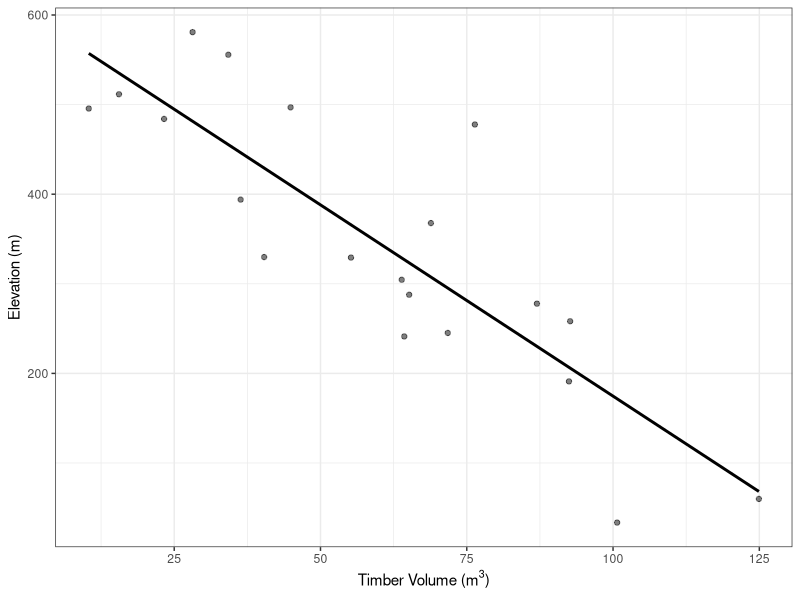
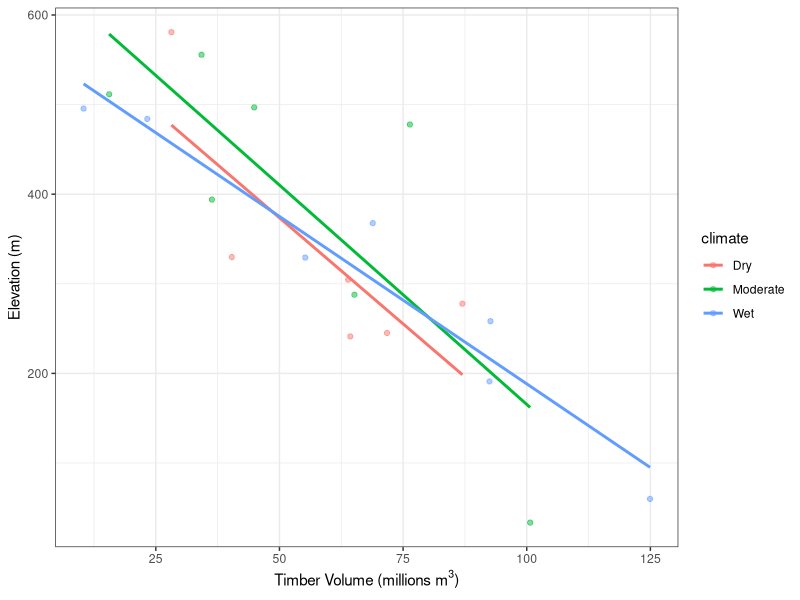
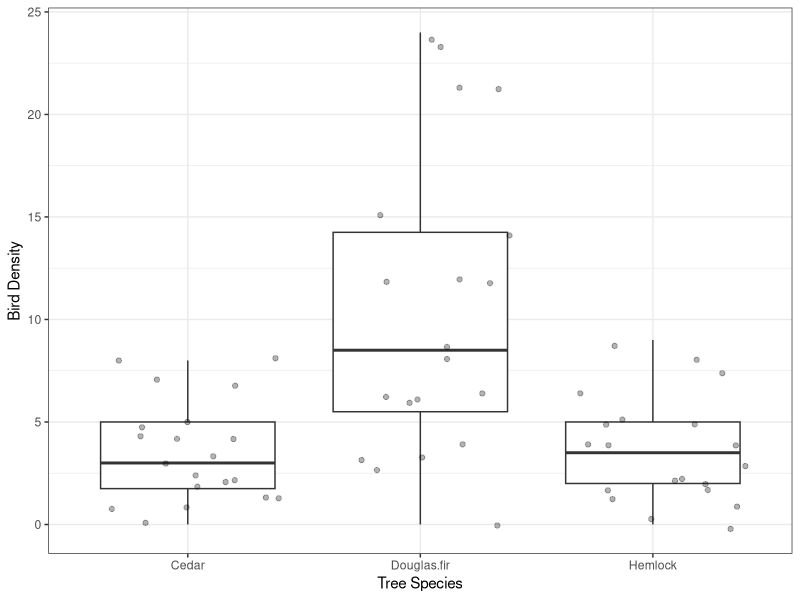
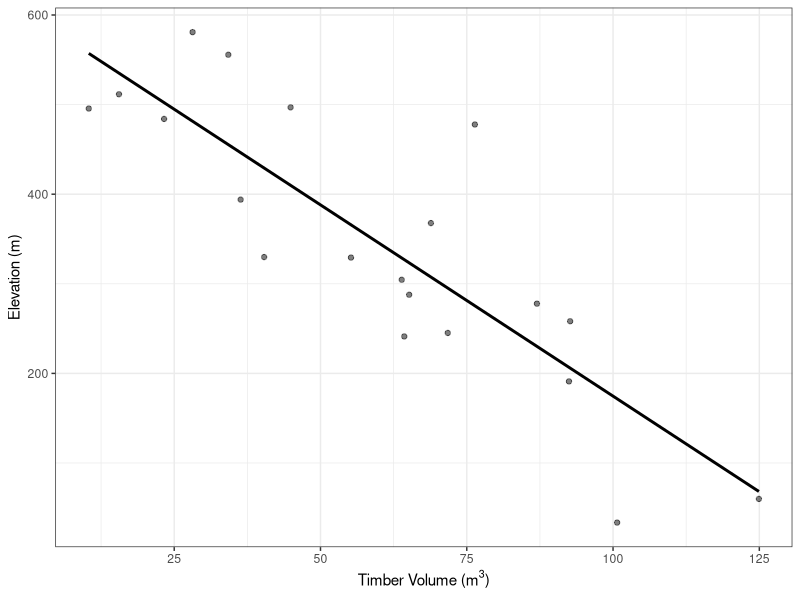
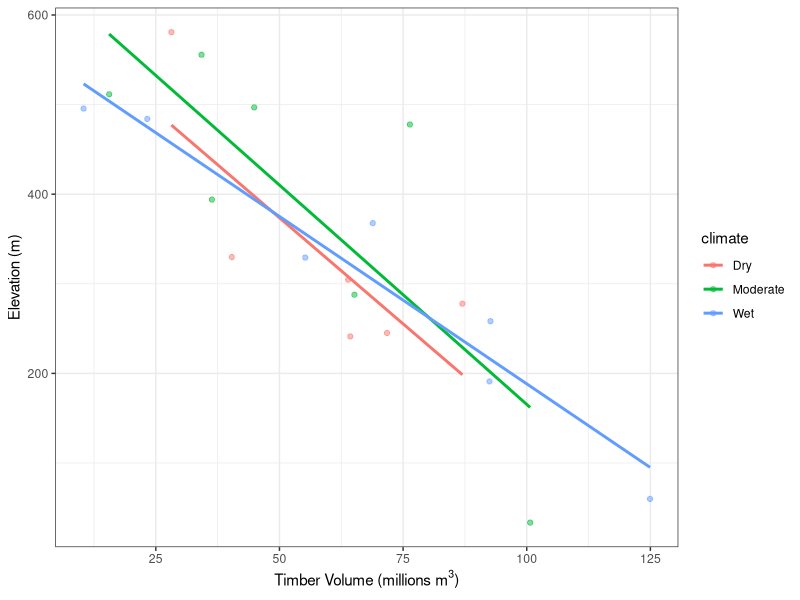
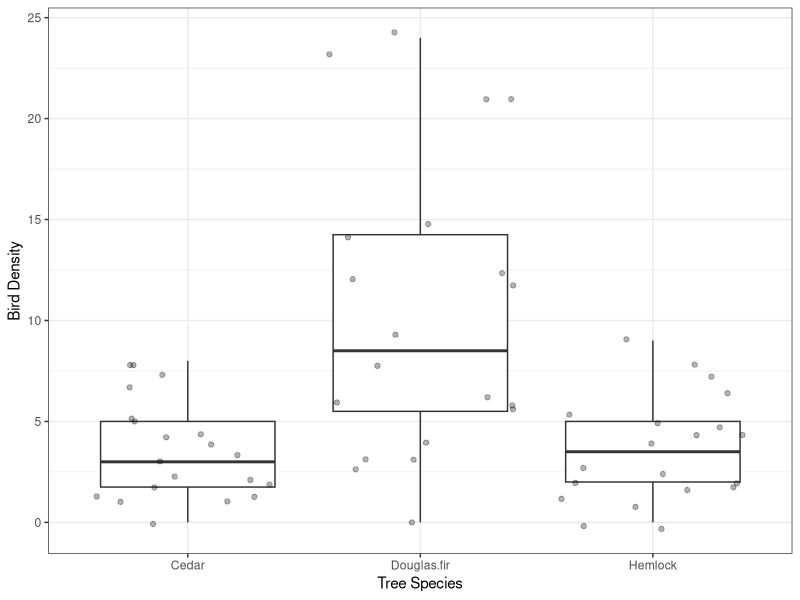

Here is the R script that generated these plots, in order:
## ---- chunk 1
library(ggplot2)
library(truncnorm)
library(dplyr)
library(tidyr)
## ---- chunk 2
set.seed(110) #Set the seed of R's random number generator, which is useful for creating simulations or random objects that can be reproduced. You only need to do this once per session.

#Sample from truncated normal distribution with limits (a,b), number of samples, mean, and standard deviation
elevation <- rtruncnorm(a=0, b=1500, n=20, mean = 200, sd = 200)

#y = slope(x) + intercept + random variation
harvesting <- (elevation*(-1/6) + 120 + rtruncnorm(a=-50, b=50, n=20, mean = 0, sd = 20))

# Join observations in a data frame
data1 <- 
  data.frame(
  "elevation" = elevation,
  "harvesting" = harvesting)
head(data1)

p1 <- ggplot(data1, aes(x=harvesting, y=elevation)) +
  geom_point(alpha=0.5) + #add point data
  geom_smooth(method = "lm", se = FALSE, col = "black") + #add linear regression line
  labs(y = "Elevation (m)", x = expression(paste("Timber Volume (",m^3, ")"))) + #add axis labels
  theme_bw()
p1
## ---- chunk 3
#Create 3 climate classes, replicate in a vector of length 20, make a factor
climate <- as.factor(rep(c("Wet", "Moderate", "Dry"), length.out = 20))

#Join with data from before
data1b <-  cbind(data1, climate)

p2 <- ggplot(data1, aes(x=harvesting, y=elevation, col=climate)) + #Assign colour based on climate class
  geom_point(alpha=0.5) + #add point data
  geom_smooth(method = "lm", se = FALSE) + #add linear regression line (no error estimates)
  labs(y = "Elevation (m)", x = expression(paste("Timber Volume (millions ", m^3, ")"))) + #add axis labels
  theme_bw()
p2
## ---- chunk 4
#Simulate some data
cedar <-  rtruncnorm(a=0, b=20, n=20, mean = 2, sd = 5) %>% round(0) #rounded to 0 decimal places because these should be integers
fir <- cedar*3 + rtruncnorm(a=-1, b=1, n=20, mean = 0, sd = 1) %>% round(0)
hemlock <- cedar*1 + rtruncnorm(a=-1, b=2, n=20, mean = 0, sd = 1) %>% round(0)

# Join observations in a data frame
data2 <- 
  data.frame(
  "Cedar" = cedar,
  "Douglas.fir" = fir,
  "Hemlock" = hemlock) %>%
  pivot_longer(1:3, names_to = "tree", values_to = "birds") #Convert from wide to long format
head(data2)

p3 <- ggplot(data2, aes(x=tree, y=birds)) +
  geom_boxplot(outlier.shape=NA) + #create boxplots, remove outliers since I'll plot the raw data on top
  geom_jitter(alpha=0.3) + #add the raw data, alpha specifies transparency
  labs(y = "Bird Density", x = "Tree Species") + #add axis labels
  theme_bw()
p3
## ---- chunk 5
ggsave("figure1.jpg", p1) #you can specify dpi, width, height, device (png, dpf, etc.) here
ggsave("figure2.jpg", p2)
ggsave('figure3.jpg', p3)
## ---- chunk 6
Sys.time()
sessionInfo()
